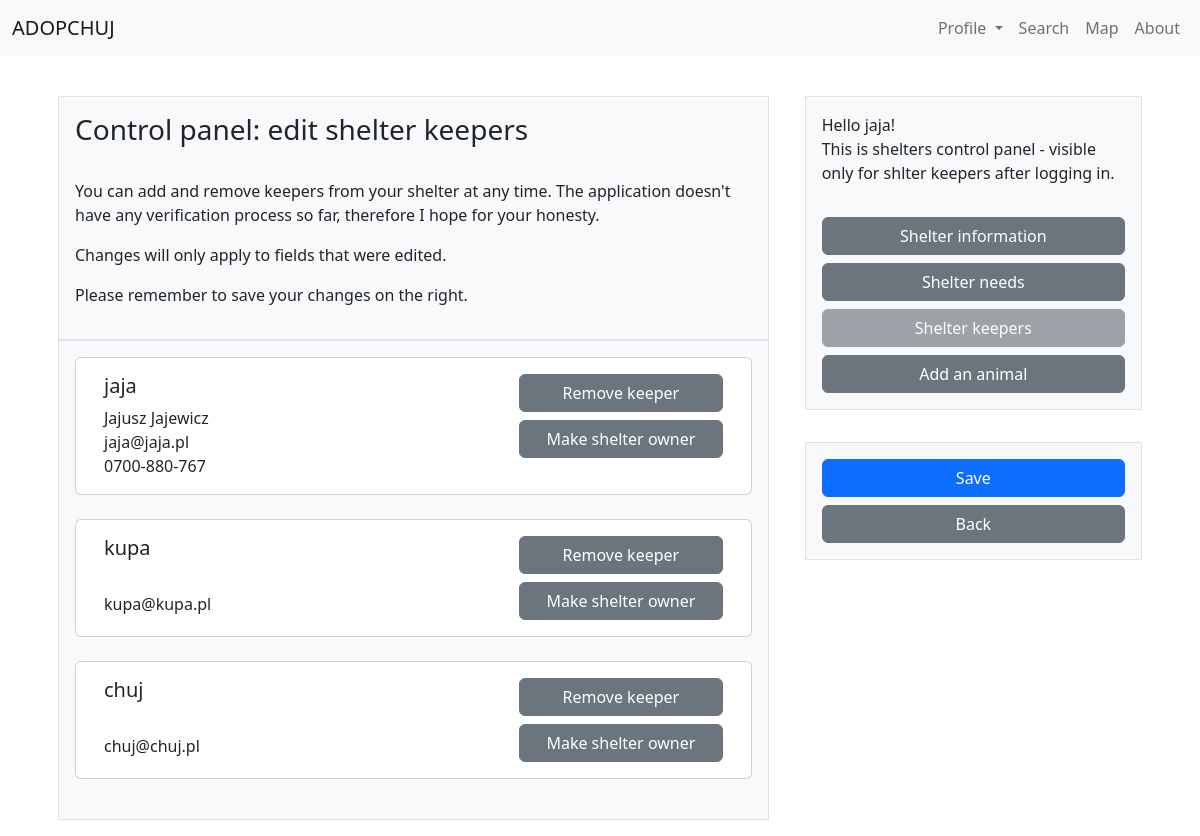
/shelterkeepers/1 (signed in), run on the app's committed database.
### tables this page shows
CREATE TABLE keepers (
    username TEXT NOT NULL,
    shelter_id INTEGER NOT NULL,
    FOREIGN KEY (username) REFERENCES users(username),
    FOREIGN KEY (shelter_id) REFERENCES shelters(id)
);

CREATE TABLE users (
    username TEXT PRIMARY KEY NOT NULL,
    email TEXT NOT NULL,
    password TEXT NOT NULL,
    name TEXT,
    surname TEXT,
    phone TEXT
);

### app.py (the view)
@app.route("/shelterkeepers/<shelter_id>")
@login_required
@keeper_required
def shelter_keepers_edit(shelter_id):
    shelter_info = get_shelter_info(shelter_id)
    keeper = session['user']
    db = {3: 'disabled'}
    shelter_keepers = get_keepers_info(shelter_id)
    return render_template("shelterkeepers.html", login = login_check(), keeper=keeper, shelter_info=shelter_info, db=db, shelter_keepers = shelter_keepers)

### helpers.py (called while the page is built)
def dict_factory(cursor, row):
    fields = [column[0] for column in cursor.description]
    return {key: value for key, value in zip(fields, row)}

def login_required(f):
    @wraps(f)
    def decorated_function(*args, **kwargs):
        if session.get("user") is None:
            return redirect("/login")
        return f(*args, **kwargs)
    return decorated_function

def keeper_required(f):
    @wraps(f)
    def decorated_function(*args, **kwargs):
        if shelter_check() == False:
            return redirect("/yourshelter")
        return f(*args, **kwargs)
    return decorated_function

def login_check():
    if "user" in session:
        return True
    else:
        return False

def shelter_check():
    con = sqlite3.connect("database.db")
    con.row_factory = dict_factory
    cur = con.cursor()
    try:
        cur.execute("SELECT * FROM keepers WHERE username = ?", (session['user'],))
        shelter_id = cur.fetchone()['shelter_id']
        con.close()
        return shelter_id
    except TypeError:
        con.close()
        return False
    except KeyError:
        con.close()
        return False

def get_shelter_info(shelter_id):
    con = sqlite3.connect("database.db")
    con.row_factory = dict_factory
    cur = con.cursor()
    cur.execute("SELECT * FROM shelters WHERE id = ?", (shelter_id,))
    shelter_info = cur.fetchone()
    con.close()
    return shelter_info

def get_shelter_keepers(shelter_id):
    con = sqlite3.connect("database.db")
    con.row_factory = dict_factory
    cur = con.cursor()
    cur.execute("SELECT username FROM keepers WHERE shelter_id = ?", (shelter_id,))
    shelter_keepers = cur.fetchall()
    con.close()
    return shelter_keepers

def get_profile_info(username):
    con = sqlite3.connect("database.db")
    con.row_factory = dict_factory
    cur = con.cursor()
    cur.execute("SELECT username, email, name, surname, phone FROM users WHERE username = ?", (username,))
    profile_info = cur.fetchone()
    con.close()
    return profile_info

def get_keepers_info(shelter_id):
    shelter_keepers = get_shelter_keepers(shelter_id)
    for keeper in shelter_keepers:
        keeper.update(get_profile_info(keeper['username']))
    return shelter_keepers

### templates/shelterkeepers.html
{% extends "shelter_layout.html" %}
{% block shelter_head_title %}
    <h3>Control panel: edit shelter keepers</h3><br>
    <p>You can add and remove keepers from your shelter at any time. The application doesn't have any verification process so far, therefore I hope for your honesty.</p>
    <p>Changes will only apply to fields that were edited.</p>
    <p>Please remember to save your changes on the right.</p>
{% endblock %}
{% block shelter_head_content %}
    {% for keeper in shelter_keepers %}
        <div class="card">
            <div class="card-body">
                <div class="container">
                    <div class="row gy-1 gx-1">
                        <div class="col-8">
                            <h5 class="card-title">{{ keeper['username'] }}</h5>
                            <p class="card-text">
                                {% if keeper['name'] != None %}
                                    {{ keeper['name'] }}
                                {% endif %}
                                {% if keeper['surname'] != None %}
                                    {{ keeper['surname'] }}
                                {% endif %}
                                <br>
                                {{ keeper['email'] }}
                                <br>
                                {% if keeper['surname'] != None %}
                                    {{ keeper['phone'] }}
                                {% endif %}
                            </p>
                        </div>
                        <div class="col-4">
                            <div class="d-grid gap-2">
                                <a type="button" class="btn btn-secondary" href="#">Remove keeper</a>
                                <a type="button" class="btn btn-secondary" href="#">Make shelter owner</a>
                            </div>
                        </div>
                    </div>
                </div>
            </div>
        </div>
        <br>
    {% endfor %}
{% endblock %}
{% block shelter_side %}
    {% if keeper != None %}
        {% include "side_panel_keepers_db.html" %}
        {% include "side_panel_save.html" %}
    {% endif %}
{% endblock %}

### data on the page
keepers: username "jaja", name "Jajusz", surname "Jajewicz", email "jaja@jaja.pl", phone "0700-880-767"
keepers: username "kupa", email "kupa@kupa.pl"
keepers: username "chuj", email "chuj@chuj.pl"

### other printed values
{{ keeper }} "jaja"
